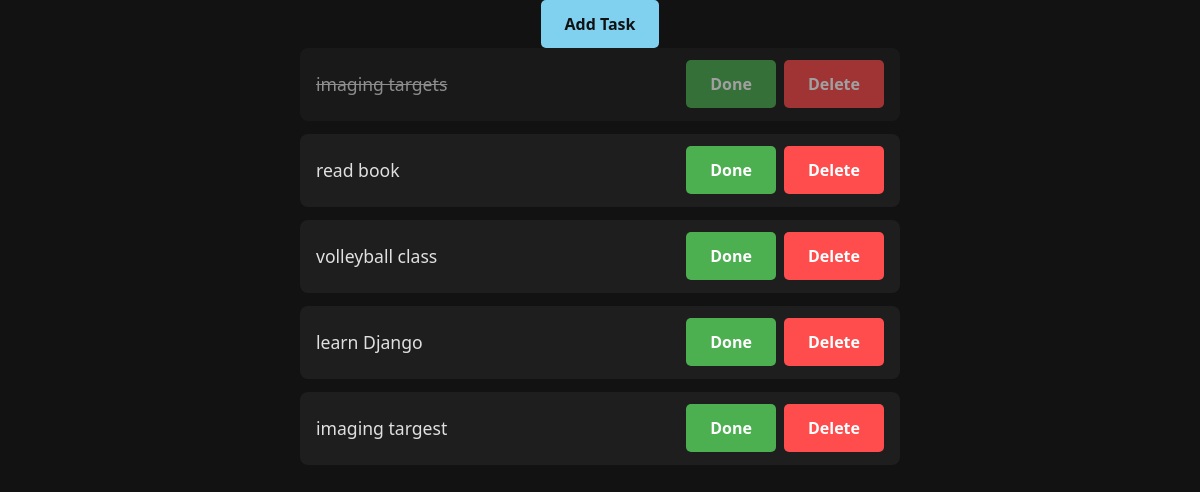
Page /todo/list/ (signed in) on the earlier database version.
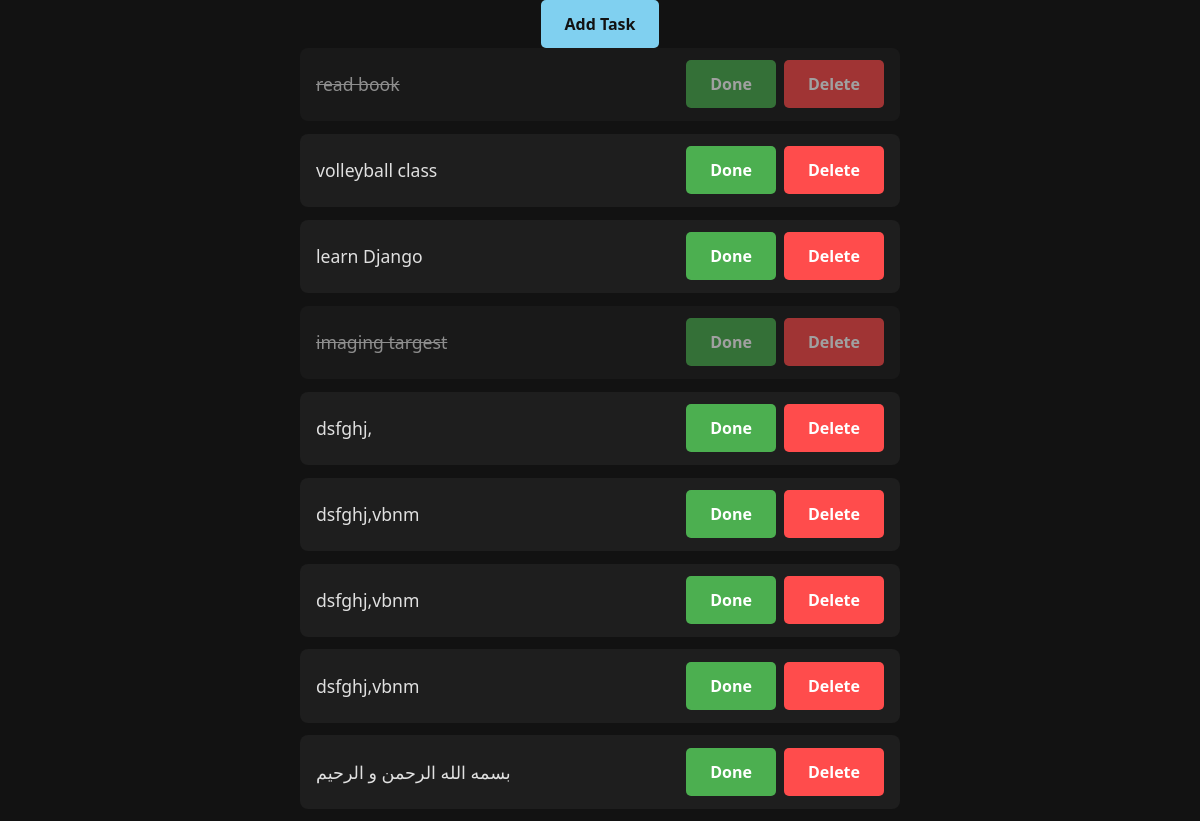
Same page on the later database version.
### todo/models.py (models this page shows, shortened)
class Task(models.Model):
    author = models.ForeignKey(get_user_model(), on_delete=models.CASCADE)
    title = models.CharField(max_length=100)
    is_done = models.BooleanField(default=False)
    created_at = models.DateTimeField(auto_now_add=True)
    updated_at = models.DateTimeField(auto_now=True)

### todo/views.py (the view)
# urls.py: path('list/', views.TaskListView.as_view(), name='task-list'),
class TaskListView(LoginRequiredMixin, ListView):
    model = Task
    context_object_name = 'tasks'
    def get_queryset(self):
        return Task.objects.filter(author=self.request.user).order_by('created_at')

### templates/todo/task_list.html (shortened to what this page needs)
{% extends '../parent/base.html' %}
{% block content %}
    <div class="task-header">
        <a href="{% url 'todo:task-create' %}" class="btn btn-add">Add Task</a>
    </div>
    <ul class="task-list">
    {% for task in tasks %}
        <li class="task-item {% if task.is_done %}done{% endif %}">
            <span class="task-title">
                {% if task.is_done %}
                    <s>{{ task.title }}</s>
                {% else %}
                    {{ task.title }}
                {% endif %}
            </span>
            <div class="task-actions">
                <a href="{% url 'todo:task-update' pk=task.id %}" class="btn btn-done">Done</a>
                <a href="{% url 'todo:task-delete' pk=task.id %}" class="btn btn-delete">Delete</a>
            </div>
        </li>
    {% endfor %}
    </ul>
{% endblock %}

Differences in the rows shown:
removed Task: title "imaging targets", is_done True (drawn)
changed Task "read book": is_done False → True (drawn)
changed Task "imaging targest": is_done False → True (drawn)
added Task: title "dsfghj,"
added Task: title "dsfghj,vbnm"
added Task: title "dsfghj,vbnm"
added Task: title "dsfghj,vbnm"
added Task: title "بسمه الله الرحمن و الرحیم"
